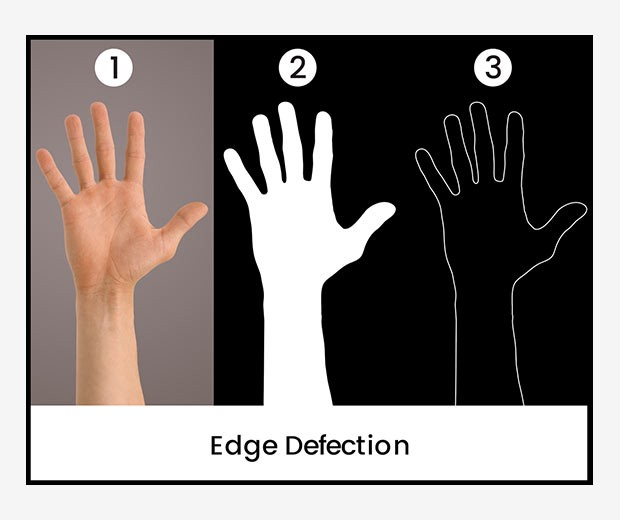
#> input picture Resources/0_y35KUbiwN5PlSmF4.jpg, 620 x 520 px, given in place of the camera
$ python project1.py
#> lines starting #> are read from the running program, lines starting #| are printed output that depends on the picture; after the words box and inside, x2 and y2 are one past the last pixel; in counts of white or black regions, pixels touching at a corner belong together
#> further down, img is the input picture: shape (520, 620, 3); mean B, G, R 128.4, 130.7, 136.5
import numpy as np
import cv2 as cv

def skinmask(img):
    hsvim = cv.cvtColor(img, cv.COLOR_BGR2HSV)
#> hsvim: shape (520, 620, 3); mean H, S, V 4.6, 13.3, 136.5
    lower = np.array([0, 48, 80], dtype = "uint8")
    upper = np.array([20, 255, 255], dtype = "uint8")
    skinRegionHSV = cv.inRange(hsvim, lower, upper)
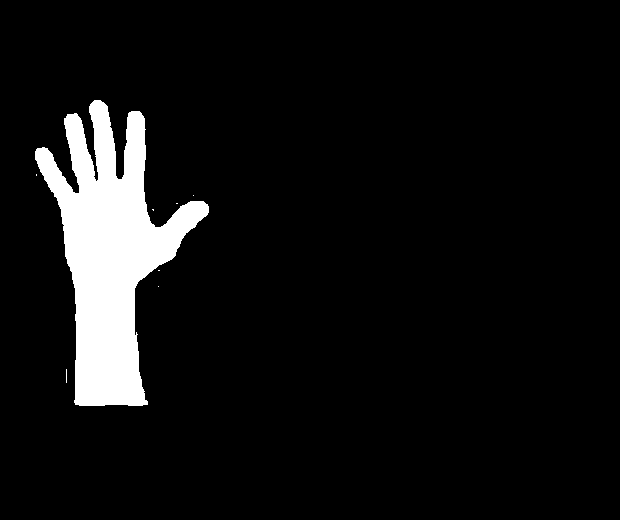
#> skinRegionHSV: shape (520, 620); 7.2% white; 8 white regions (7 under 20 px), largest, box (x1, y1, x2, y2) and area: (35, 100, 209, 406) 23092
    blurred = cv.blur(skinRegionHSV, (2,2))
    ret, thresh = cv.threshold(blurred,0,255,cv.THRESH_BINARY)
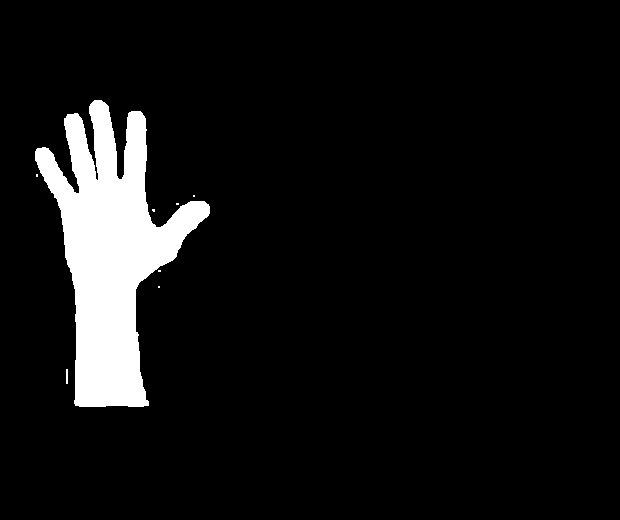
#> thresh: shape (520, 620); 7.4% white; 8 white regions (6 under 20 px)
    return thresh

def getcnthull(mask_img):
    contours, hierarchy = cv.findContours(mask_img, cv.RETR_TREE, cv.CHAIN_APPROX_SIMPLE)
#> contours = 8 contours, 7 with area under 20; largest, box (x1, y1, x2, y2) and area: (35, 100, 210, 407) 23240
    contours = max(contours, key=lambda x: cv.contourArea(x))
#> contours = contour of 397 points, box (x1, y1, x2, y2) (35, 100, 210, 407), area 23240
    hull = cv.convexHull(contours)
#> hull = contour of 16 points, box (x1, y1, x2, y2) (35, 100, 210, 407), area 37045
    return contours, hull

def getdefects(contours):
    hull = cv.convexHull(contours, returnPoints=False)
    defects = cv.convexityDefects(contours, hull)
    return defects

cap = cv.VideoCapture(0) # '0' for webcam
while cap.isOpened():

    try:
        _, img = cap.read()
        mask_img = skinmask(img)
        contours, hull = getcnthull(mask_img)
        cv.drawContours(img, [contours], -1, (255,255,0), 2)
        cv.drawContours(img, [hull], -1, (0, 255, 255), 2)
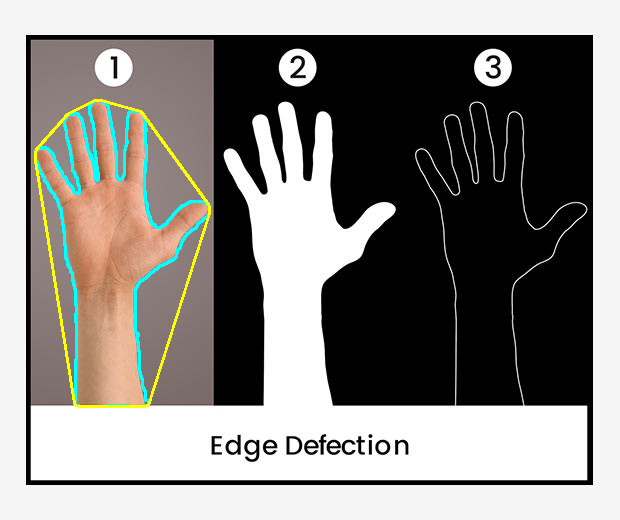
#> img: shape (520, 620, 3); mean B, G, R 129, 132.9, 135.6
        defects = getdefects(contours)
#> in getdefects, `hull = cv.convexHull(contours, returnPoints=False)`: hull = [396, 350, 349, 293, 291, 290, 205, 203, 198, 196, 194, 126, 125, 123, 57, 0]
#> in getdefects, `defects = cv.convexityDefects(contours, hull)`: defects = [[0, 57, 23, 18535], [57, 123, 89, 15539], [123, 125, 124, 114], [126, 194, 183, 4877], [194, 196, 195, 114], [196, 198, 197, 186], [198, 203, 200, 256], [203, 205, 204, 201], [205, 290, 233, 12164], [291, 293, 292, 114], [293, 349, 320, 14518], [350, 396, 373, 18214]]
        if defects is not None:
            cnt = 0
            for i in range(defects.shape[0]):  # calculate the angle
                s, e, f, d = defects[i][0]
                start = tuple(contours[s][0])
                end = tuple(contours[e][0])
                far = tuple(contours[f][0])
                a = np.sqrt((end[0] - start[0]) ** 2 + (end[1] - start[1]) ** 2)
                b = np.sqrt((far[0] - start[0]) ** 2 + (far[1] - start[1]) ** 2)
                c = np.sqrt((end[0] - far[0]) ** 2 + (end[1] - far[1]) ** 2)
                angle = np.arccos((b ** 2 + c ** 2 - a ** 2) / (2 * b * c))  #      cosine theorem
                if angle <= np.pi / 2:  # angle less than 90 degree, treat as fingers
                    cnt += 1
                    cv.circle(img, far, 4, [0, 0, 255], -1)
#> this loop made 12 passes
#> (s, e, f, d, start, end, far, a) on passes 1 to 10: (0, 57, 23, 18535, (94, 100), (67, 114), (97, 180), 30.41), (57, 123, 89, 15539, (67, 114), (36, 149), (79, 192), 46.75), (123, 125, 124, 114, (36, 149), (35, 151), (36, 150), 2.24), (126, 194, 183, 4877, (35, 160), (74, 403), (75, 289), 246.1), (194, 196, 195, 114, (74, 403), (75, 405), (75, 404), 2.24), (196, 198, 197, 186, (75, 405), (79, 406), (78, 405), 4.12), (198, 203, 200, 256, (79, 406), (143, 406), (106, 405), 64), (203, 205, 204, 201, (143, 406), (148, 405), (144, 405), 5.1), (205, 290, 233, 12164, (148, 405), (209, 213), (135, 289), 201.5), (291, 293, 292, 114, (209, 206), (208, 204), (208, 205), 2.24)
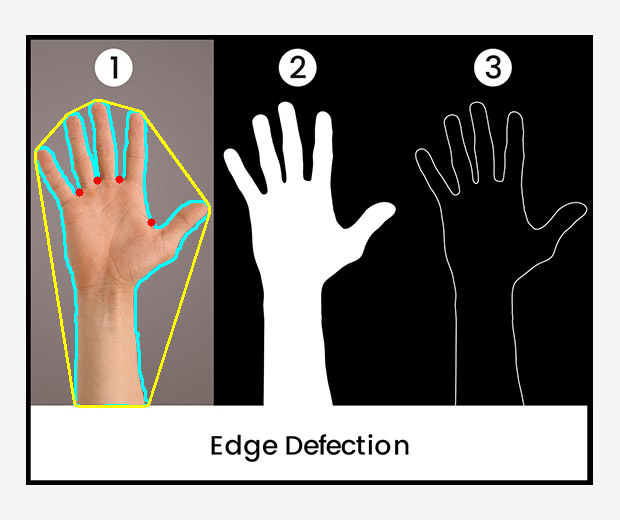
#> img: shape (520, 620, 3); 0.06% of pixels changed, all inside (x1, y1, x2, y2) = (75, 175, 156, 227)
#> after the loop, cnt = 4
            if cnt > 0:
                cnt = cnt+1
#> cnt = 5
            cv.putText(img, str(cnt), (0, 50), cv.FONT_HERSHEY_SIMPLEX,1, (255, 0, 0) , 2, cv.LINE_AA)
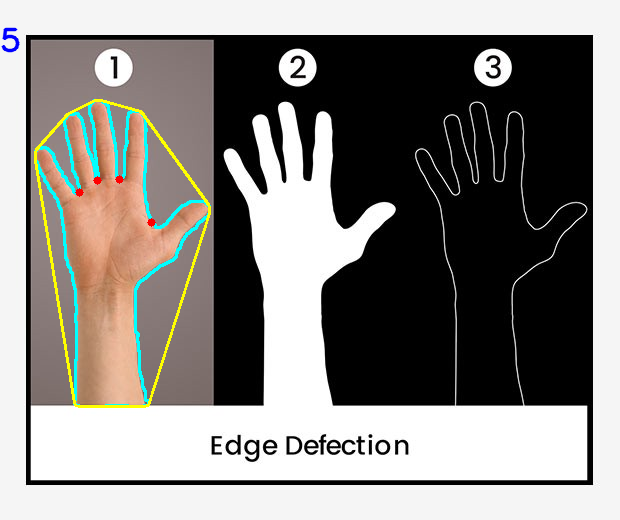
#> img: shape (520, 620, 3); 0.09% of pixels changed, all inside (x1, y1, x2, y2) = (1, 27, 20, 53)
        cv.imshow("img", img)
    except:
        pass
    if cv.waitKey(1) & 0xFF == ord('q'):
#> (key q is pressed here)
        break
cap.release()
cv.destroyAllWindows()

$ run again, on Resources/1_oA5gpj96WnsQPAs5hdH3Bw.jpeg
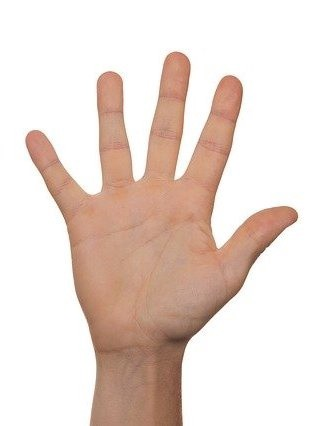
#> input picture Resources/1_oA5gpj96WnsQPAs5hdH3Bw.jpeg, 318 x 426 px, given in place of the camera
#> img is the input picture: shape (426, 318, 3); mean B, G, R 209, 217, 232.6
#> hsvim: shape (426, 318, 3); mean H, S, V 9.1, 31.9, 232.7
#> in skinmask, `skinRegionHSV = cv.inRange(hsvim, lower, upper)`:
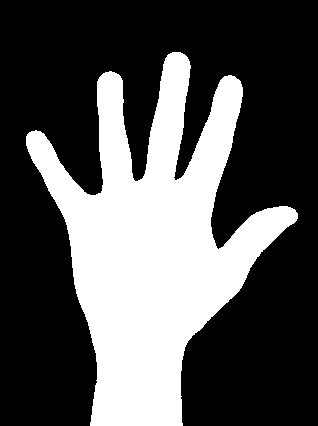
#> skinRegionHSV: shape (426, 318); 33.1% white; 1 white region, box (x1, y1, x2, y2) and area: (26, 52, 298, 426) 44863
#> thresh: shape (426, 318); 33.8% white; 1 white region
#> in getcnthull, `contours, hierarchy = cv.findContours(mask_img, cv.RETR_TREE, cv.CHAIN..`: contours = 1 contour; box (x1, y1, x2, y2) and area: (26, 52, 299, 426) 45010
#> in getcnthull, `contours = max(contours, key=lambda x: cv.contourArea(x))`: contours = contour of 669 points, box (x1, y1, x2, y2) (26, 52, 299, 426), area 45010
#> in getcnthull, `hull = cv.convexHull(contours)`: hull = contour of 16 points, box (x1, y1, x2, y2) (26, 52, 299, 426), area 69781
#> in getdefects, `hull = cv.convexHull(contours, returnPoints=False)`: hull = [668, 543, 541, 540, 422, 421, 419, 326, 325, 182, 181, 179, 178, 102, 100, 0]
#> in getdefects, `defects = cv.convexityDefects(contours, hull)`: defects = [[0, 100, 57, 29081], [100, 102, 101, 114], [102, 178, 125, 23541], [179, 181, 180, 114], [182, 325, 247, 5651], [326, 419, 348, 9248], [419, 421, 420, 114], [422, 540, 461, 22520], [541, 543, 542, 154], [543, 668, 623, 30464]]
#> the loop `for i in range(defects.shape[0]):` made 10 passes
#> (s, e, f, d, start, end, far, a) on passes 1 to 7: (0, 100, 57, 29081, (172, 52), (105, 72), (137, 181), 69.92), (100, 102, 101, 114, (105, 72), (103, 73), (104, 73), 2.24), (102, 178, 125, 23541, (103, 73), (29, 132), (100, 193), 94.64), (179, 181, 180, 114, (27, 134), (26, 136), (27, 135), 2.24), (182, 325, 247, 5651, (26, 146), (90, 425), (67, 226), 286.2), (326, 419, 348, 9248, (183, 425), (297, 221), (188, 342), 233.7), (419, 421, 420, 114, (297, 221), (298, 219), (297, 220), 2.24)
#> after the loop `for i in range(defects.shape[0]):`: cnt = 4
#> `cnt = cnt+1`: cnt = 5
#> `cv.putText(img, str(cnt), (0, 50), cv.FONT_HERSHEY_SIMPLEX,1, (255, 0,..`:
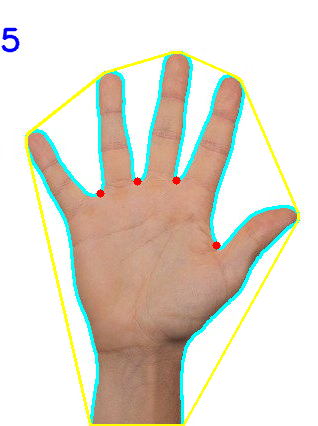
#> img: shape (426, 318, 3); mean B, G, R 207, 219.2, 224.8
